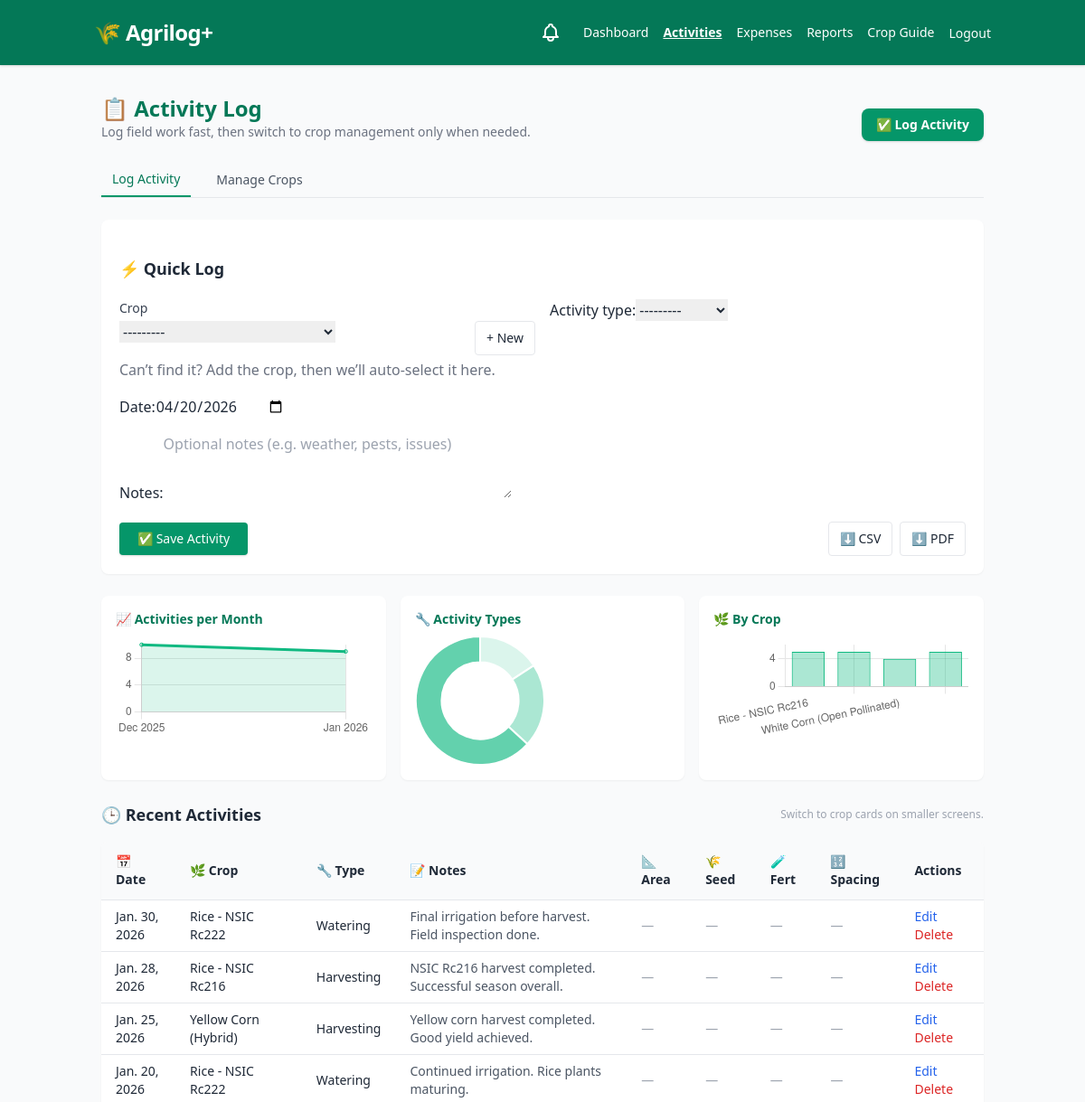
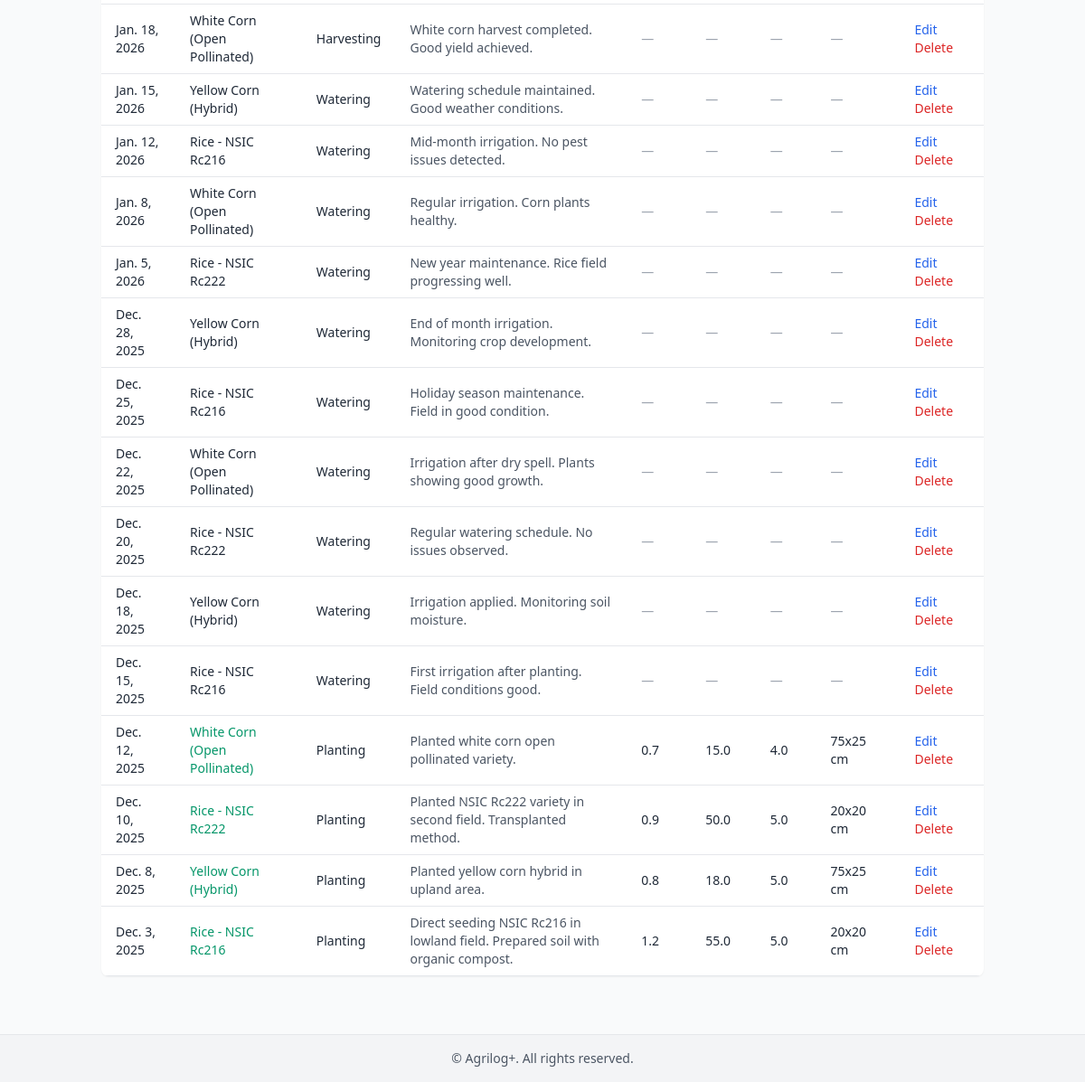
Screenshot of /activities/ (signed in) with the database file from the repository (2 pictures, top to bottom).
### myApp/models.py (models this page shows, shortened)
class Activity(models.Model):
    ACTIVITY_TYPES = [
        ('planting', 'Planting'),
        ('watering', 'Watering'),
        ('harvesting', 'Harvesting'),
    ]
    farmer = models.ForeignKey(User, on_delete=models.CASCADE)
    crop = models.ForeignKey(Crop, on_delete=models.CASCADE)
    activity_type = models.CharField(max_length=20, choices=ACTIVITY_TYPES)
    date = models.DateField(default=timezone.now)
    notes = models.TextField(blank=True)
    area_ha = models.FloatField(default=1.0)
    seed_qty_kg = models.FloatField(null=True, blank=True)
    fert_sacks = models.FloatField(null=True, blank=True)
    spacing = models.CharField(max_length=50, null=True, blank=True)

class Crop(models.Model):
    name = models.CharField(max_length=100)
    description = models.TextField(blank=True)
    ideal_seasons = models.CharField(max_length=100)
    days_to_harvest_min = models.PositiveIntegerField(default=100)
    days_to_harvest_max = models.PositiveIntegerField(default=130)
    seed_rate_min_kg = models.FloatField(default=0)
    seed_rate_max_kg = models.FloatField(default=0)
    fert_sacks_min = models.FloatField(default=0)
    fert_sacks_max = models.FloatField(default=0)
    yield_t_min = models.FloatField(default=0)
    yield_t_max = models.FloatField(default=0)
    def __str__(self):
        return self.name

### myApp/views.py (the view, shortened to what this page needs)
# urls.py: path('activities/', views.activity_log_view, name='activity_log'),
@login_required
def activity_log_view(request):
    user = request.user
    activities = Activity.objects.filter(farmer=user).order_by("-date")
    crops = Crop.objects.all()
    form = ActivityForm()
    return render(request, "myApp/activity_log.html", {
        "activities": activities,
        "crops": crops,
        "form": form,
    })

### myApp/forms.py (shortened to what this page needs)
class ActivityForm(forms.ModelForm):
    class Meta:
        model = Activity
        fields = [
            'crop',
            'activity_type',
            'date',
            'notes',
            'area_ha',
            'seed_qty_kg',
            'fert_sacks',
            'spacing',
        ]
        widgets = {
            'date': forms.DateInput(attrs={'type': 'date'}),
            'notes': forms.Textarea(
                attrs={
                    'rows': 3,
                    'placeholder': 'Optional notes (e.g. weather, pests, issues)',
                }
            ),
            'area_ha': forms.NumberInput(attrs={'step': '0.01', 'min': '0'}),
            'seed_qty_kg': forms.NumberInput(attrs={'step': '0.01', 'min': '0'}),
            'fert_sacks': forms.NumberInput(attrs={'step': '0.01', 'min': '0'}),
            'spacing': forms.TextInput(attrs={'placeholder': 'e.g., 20x20 cm'}),
        }
    def __init__(self, *args, **kwargs):
        super().__init__(*args, **kwargs)
        if self.data.get('activity_type') in ('watering', 'harvesting'):
            self.fields['area_ha'].required = False
            self.fields['area_ha'].initial = 1.0

### myApp/context_processors.py (called while the page is built, shortened)
def harvest_notifications(request):
    upcoming_harvests = []
    if request.user.is_authenticated and request.user.role == 'farmer':
        today = timezone.now().date()
        five_days_from_now = today + timedelta(days=5)
        forecasts = Forecast.objects.filter(
            farmer=request.user,
            harvest_start__gte=today,
            harvest_start__lte=five_days_from_now
        ).select_related('crop').order_by('harvest_start')
    return {
        'upcoming_harvests': upcoming_harvests,
        'has_upcoming_harvests': len(upcoming_harvests) > 0,
    }

### myApp/models.py (called while the page is built)
    def is_super_admin(self): return self.role == 'super_admin' or self.is_superuser

    def is_admin(self): return self.role in {'admin', 'super_admin'} or self.is_superuser

### myApp/templates/myApp/activity_log.html (shortened to what this page needs)
{% extends "base.html" %} {% load static %} {% block content %}
<div class="max-w-5xl mx-auto py-8 px-4 sm:px-6 space-y-6">
    <header class="space-y-2">
        <div class="flex flex-col gap-2 sm:flex-row sm:items-end sm:justify-between">
            <div>
                <h1 class="text-2xl font-bold text-green-700">📋 Activity Log</h1>
                <p class="text-sm text-gray-500">Log field work fast, then switch to crop management only when needed.</p>
            </div>
            <a href="#quick-log" class="hidden sm:inline-flex items-center rounded-lg bg-green-600 px-4 py-2 text-sm font-semibold text-white shadow hover:bg-green-700">
        ✅ Log Activity
      </a>
        </div>
    </header>
    <div class="mb-4 border-b border-gray-200">
        <nav class="flex gap-4">
            <button id="tab-log" class="py-2 px-3 text-sm font-medium border-b-2 border-green-600 text-green-700">
        Log Activity
      </button>
            <button id="tab-crops" class="py-2 px-3 text-sm text-gray-600 hover:text-green-700">
        Manage Crops
      </button>
        </nav>
    </div>
    <section id="panel-log" class="space-y-6">
        <form method="post" id="quick-log" class="bg-white shadow-sm rounded-lg p-5 space-y-5">
            <h2 class="text-lg font-semibold text-gray-800 mb-4">⚡ Quick Log</h2>
            <div class="grid grid-cols-1 sm:grid-cols-2 gap-4">
                <div>
                    <label class="block text-sm font-medium text-gray-700 mb-1">Crop</label>
                    <div class="flex gap-2">
                        <div class="flex-1">
                            {{ form.crop }}
                        </div>
                        <button type="button" class="text-sm px-3 py-2 rounded border border-gray-200 hover:bg-gray-50" onclick="openQuickCrop()">
              + New
            </button>
                    </div>
                    <p class="text-[11px] text-gray-500 mt-1">Can’t find it? Add the crop, then we’ll auto-select it here.</p>
                </div>
                <div>
                    {{ form.activity_type.label_tag }}{{ form.activity_type }}
                </div>
                <div>
                    {{ form.date.label_tag }}{{ form.date }}
                </div>
                <div class="sm:col-span-2">
                    {{ form.notes.label_tag }}{{ form.notes }}
                </div>
            </div>
            <div class="flex flex-wrap items-center gap-2">
                <button type="submit" class="inline-flex items-center bg-green-600 hover:bg-green-700 text-white px-5 py-2 rounded text-sm font-medium shadow">
          ✅ Save Activity
        </button>
                <div class="hidden sm:flex sm:items-center sm:gap-2 ml-auto">
                    <a href="{% url 'export_activities_csv' %}" class="text-sm px-3 py-2 rounded border border-gray-200 hover:bg-gray-50">⬇ CSV</a>
                    <a href="{% url 'export_activities_pdf' %}" class="text-sm px-3 py-2 rounded border border-gray-200 hover:bg-gray-50">⬇ PDF</a>
                </div>
            </div>
        </form>
        <div class="grid sm:grid-cols-3 gap-4">
            <div class="bg-white shadow-sm rounded-lg p-4">
                <p class="text-sm font-semibold text-green-700 mb-2">📈 Activities per Month</p>
                <div class="h-36"><canvas id="chartMonthly"></canvas></div>
            </div>
            <div class="bg-white shadow-sm rounded-lg p-4">
                <p class="text-sm font-semibold text-green-700 mb-2">🔧 Activity Types</p>
                <div class="h-36"><canvas id="chartTypes"></canvas></div>
            </div>
            <div class="bg-white shadow-sm rounded-lg p-4">
                <p class="text-sm font-semibold text-green-700 mb-2">🌿 By Crop</p>
                <div class="h-36"><canvas id="chartCrops"></canvas></div>
            </div>
        </div>
        <div id="activity-history" class="space-y-4">
            <div class="flex items-center justify-between">
                <h2 class="text-lg font-semibold text-gray-800">🕒 Recent Activities</h2>
                <p class="text-xs text-gray-400 hidden md:block">Switch to crop cards on smaller screens.</p>
            </div>
            <div class="hidden md:block overflow-x-auto bg-white shadow-sm rounded-lg">
                <table class="min-w-full text-sm table-auto border-collapse">
                    <thead class="bg-gray-50 text-left">
                        <tr>
                            <th class="px-4 py-3 border-b">📅 Date</th>
                            <th class="px-4 py-3 border-b">🌿 Crop</th>
                            <th class="px-4 py-3 border-b">🔧 Type</th>
                            <th class="px-4 py-3 border-b">📝 Notes</th>
                            <th class="px-4 py-3 border-b">📐 Area</th>
                            <th class="px-4 py-3 border-b">🌾 Seed</th>
                            <th class="px-4 py-3 border-b">🧪 Fert</th>
                            <th class="px-4 py-3 border-b">🔢 Spacing</th>
                            <th class="px-4 py-3 border-b">Actions</th>
                        </tr>
                    </thead>
                    <tbody>
                        {% for activity in activities %}
                        <tr class="hover:bg-gray-50">
                            <td class="px-4 py-2 border-b">{{ activity.date }}</td>
                            <td class="px-4 py-2 border-b">
                                {% if activity.activity_type == 'planting' %}
                                <a href="{% url 'planting_detail' activity.pk %}" class="text-green-600 hover:underline">{{ activity.crop.name }}</a> {% else %} {{ activity.crop.name }} {% endif %}
                            </td>
                            <td class="px-4 py-2 border-b capitalize">{{ activity.activity_type }}</td>
                            <td class="px-4 py-2 border-b text-gray-600">{{ activity.notes|default:"—" }}</td>
                            {% if activity.activity_type == 'planting' %}
                            <td class="px-4 py-2 border-b">{{ activity.area_ha|default:"—" }}</td>
                            <td class="px-4 py-2 border-b">{{ activity.seed_qty_kg|default:"—" }}</td>
                            <td class="px-4 py-2 border-b">{{ activity.fert_sacks|default:"—" }}</td>
                            <td class="px-4 py-2 border-b">{{ activity.spacing|default:"—" }}</td>
                            {% else %}
                            <td class="px-4 py-2 border-b text-gray-400">—</td>
                            <td class="px-4 py-2 border-b text-gray-400">—</td>
                            <td class="px-4 py-2 border-b text-gray-400">—</td>
                            <td class="px-4 py-2 border-b text-gray-400">—</td>
                            {% endif %}
                            <td class="px-4 py-2 border-b">
                                <button onclick="openEditActivityModal({{ activity.id }})" class="text-blue-600 hover:underline text-sm mr-2">Edit</button>
                                <button onclick="openDeleteActivityModal({{ activity.id }})" class="text-red-600 hover:underline text-sm">Delete</button>
                            </td>
                        </tr>
                        {% empty %}
                        <tr>
                            <td colspan="9" class="text-center text-gray-400 py-6">No activity yet. Log one above.</td>
                        </tr>
                        {% endfor %}
                    </tbody>
                </table>
            </div>
        </div>
    </section>
</div>
{% endblock %}

### rows the page displays
Activity: date "Jan. 30, 2026", crop.name "Rice - NSIC Rc222", activity_type "Watering", notes "Final irrigation before harvest. Field inspection done."
Activity: date "Jan. 28, 2026", crop.name "Rice - NSIC Rc216", activity_type "Harvesting", notes "NSIC Rc216 harvest completed. Successful season overall."
Activity: date "Jan. 25, 2026", crop.name "Yellow Corn (Hybrid)", activity_type "Harvesting", notes "Yellow corn harvest completed. Good yield achieved."
Activity: date "Jan. 20, 2026", crop.name "Rice - NSIC Rc222", activity_type "Watering", notes "Continued irrigation. Rice plants maturing."
Activity: date "Jan. 18, 2026", crop.name "White Corn (Open Pollinated)", activity_type "Harvesting", notes "White corn harvest completed. Good yield achieved."
Activity: date "Jan. 15, 2026", crop.name "Yellow Corn (Hybrid)", activity_type "Watering", notes "Watering schedule maintained. Good weather conditions."
Activity: date "Jan. 12, 2026", crop.name "Rice - NSIC Rc216", activity_type "Watering", notes "Mid-month irrigation. No pest issues detected."
Activity: date "Jan. 8, 2026", crop.name "White Corn (Open Pollinated)", activity_type "Watering", notes "Regular irrigation. Corn plants healthy."
Activity: date "Jan. 5, 2026", crop.name "Rice - NSIC Rc222", activity_type "Watering", notes "New year maintenance. Rice field progressing well."
Activity: date "Dec. 28, 2025", crop.name "Yellow Corn (Hybrid)", activity_type "Watering", notes "End of month irrigation. Monitoring crop development."
Activity: date "Dec. 25, 2025", crop.name "Rice - NSIC Rc216", activity_type "Watering", notes "Holiday season maintenance. Field in good condition."
Activity: date "Dec. 22, 2025", crop.name "White Corn (Open Pollinated)", activity_type "Watering", notes "Irrigation after dry spell. Plants showing good growth."
Activity: date "Dec. 20, 2025", crop.name "Rice - NSIC Rc222", activity_type "Watering", notes "Regular watering schedule. No issues observed."
Activity: date "Dec. 18, 2025", crop.name "Yellow Corn (Hybrid)", activity_type "Watering", notes "Irrigation applied. Monitoring soil moisture."
Activity: date "Dec. 15, 2025", crop.name "Rice - NSIC Rc216", activity_type "Watering", notes "First irrigation after planting. Field conditions good."
Activity: date "Dec. 12, 2025", crop.name "White Corn (Open Pollinated)", activity_type "Planting", notes "Planted white corn open pollinated variety.", area_ha "0.7", seed_qty_kg "15.0", fert_sacks "4.0", spacing "75x25 cm"
Activity: date "Dec. 10, 2025", crop.name "Rice - NSIC Rc222", activity_type "Planting", notes "Planted NSIC Rc222 variety in second field. Transplanted method.", area_ha "0.9", seed_qty_kg "50.0", fert_sacks "5.0", spacing "20x20 cm"
Activity: date "Dec. 8, 2025", crop.name "Yellow Corn (Hybrid)", activity_type "Planting", notes "Planted yellow corn hybrid in upland area.", area_ha "0.8", seed_qty_kg "18.0", fert_sacks "5.0", spacing "75x25 cm"
Activity: date "Dec. 3, 2025", crop.name "Rice - NSIC Rc216", activity_type "Planting", notes "Direct seeding NSIC Rc216 in lowland field. Prepared soil with organic compost.", area_ha "1.2", seed_qty_kg "55.0", fert_sacks "5.0", spacing "20x20 cm"
